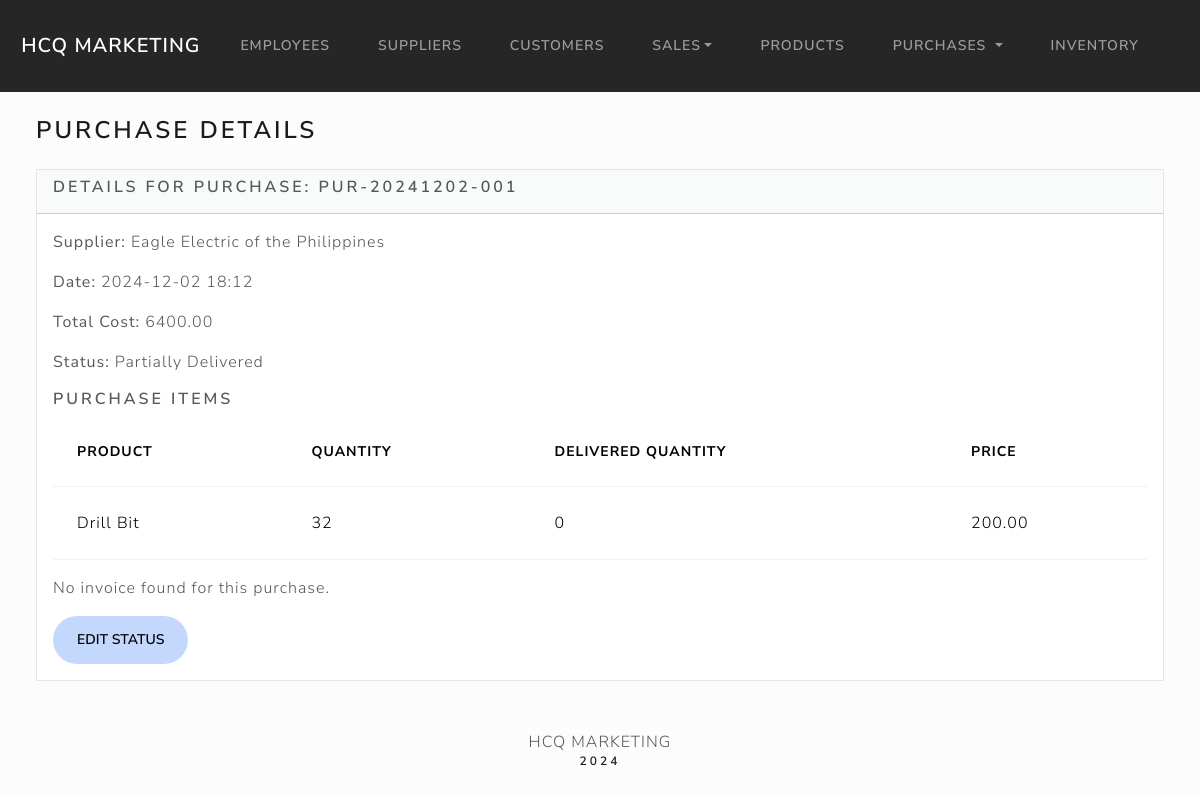
The page /15/ on the database as committed earlier.
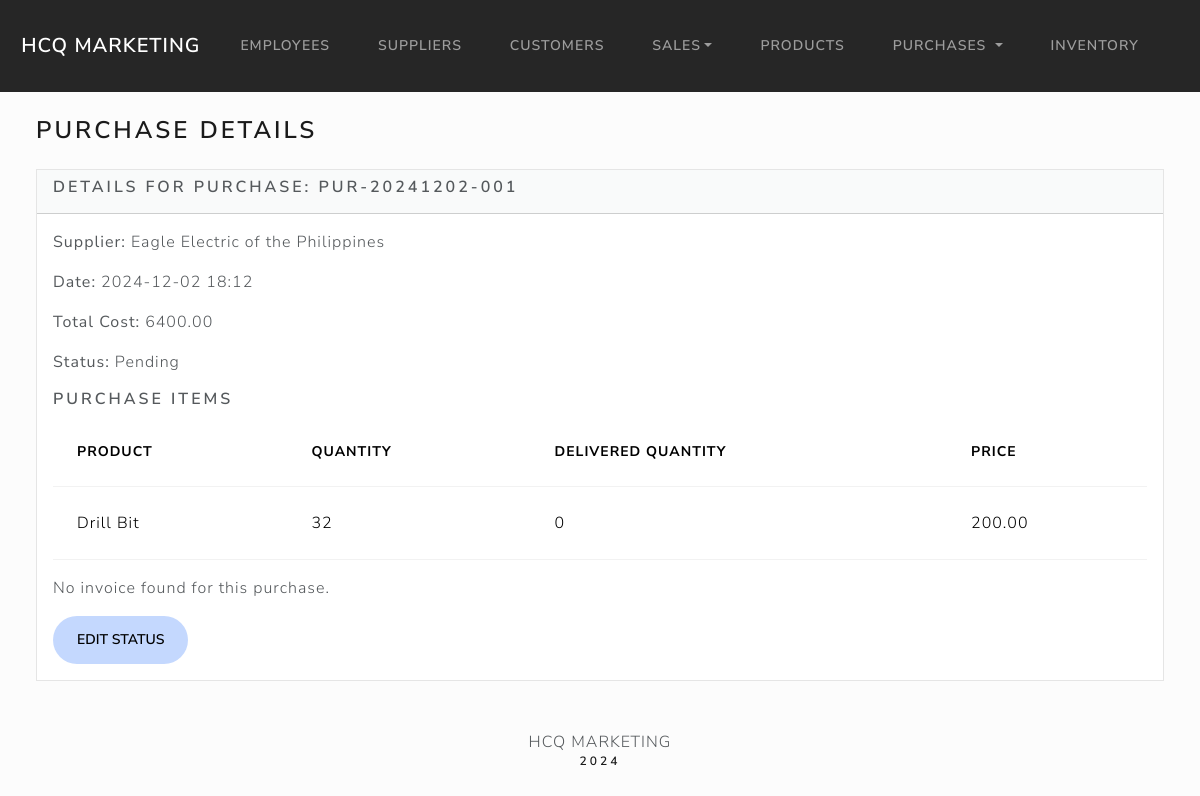
The same page on the database as committed later.
### purchases/models.py (models this page shows, shortened)
class Purchase(models.Model):
    STATUS_CHOICES = [
        ('Pending', 'Pending'),
        ('Partially Delivered', 'Partially Delivered'),
        ('Delivered', 'Delivered'),
        ('Cancelled', 'Cancelled'),
    ]
    supplier = models.ForeignKey(Supplier, on_delete=models.CASCADE, related_name='purchases')
    date = models.DateTimeField(auto_now_add=True)
    total_cost = models.DecimalField(max_digits=10, decimal_places=2, default=0.00)
    purchase_code = models.CharField(max_length=20, unique=True, editable=False, blank=True)
    status = models.CharField(max_length=20, choices=STATUS_CHOICES, default='Pending')

### suppliers/models.py (models this page shows, shortened)
class Supplier(models.Model):
    Supplier_Status = [
        ('Active', 'Active'),
        ('Inactive', 'Inactive'),
    ]
    first_name = models.CharField(max_length=50)
    last_name = models.CharField(max_length=50)
    supplier_hardware = models.CharField(max_length=50)
    email = models.EmailField(max_length=100)
    address = models.CharField(max_length=100)
    contact_num = models.CharField(max_length=15)
    dateStart = models.DateField("Date Started")
    dateEdit = models.DateTimeField(default=timezone.now)
    status = models.CharField(max_length=20, choices=Supplier_Status, default='Active')

### purchases/views.py (the view)
# urls.py: path('<int:purchase_id>/', views.purchase_detail, name='purchase_detail'),
def purchase_detail(request, purchase_id):
    purchase = get_object_or_404(Purchase, id=purchase_id)
    invoice = None
    if purchase.status == 'Delivered':
        try:
            invoice = Invoice.objects.get(purchase=purchase)
        except Invoice.DoesNotExist:
            invoice = None
    return render(request, 'purchases/purchase_detail.html', {
        'purchase': purchase,
        'invoice': invoice
    })

### purchases/templates/purchases/purchase_detail.html (shortened to what this page needs)
{% extends "base.html" %}
{% block body %}
<h3 class="m-4">Purchase Details</h3>
<div class="row">
    <div class="col-12">
        <div class="card bg-light ms-4 me-4 mb-4">
            <div class="card-header">
                <h5 class="card-title">Details for Purchase: {{ purchase.purchase_code }}</h5>
            </div>
            <div class="card-body">
                <p><strong>Supplier:</strong> {{ purchase.supplier.supplier_hardware }}</p>
                <p><strong>Date:</strong> {{ purchase.date|date:"Y-m-d H:i" }}</p>
                <p><strong>Total Cost:</strong> {{ purchase.total_cost }}</p>
                <p><strong>Status:</strong> {{ purchase.status }}</p>
                <h5>Purchase Items</h5>
                <table class="table">
                    <thead>
                        <tr>
                            <th scope="col">Product</th>
                            <th scope="col">Quantity</th>
                            <th scope="col">Delivered Quantity</th>
                            <th scope="col">Price</th>
                        </tr>
                    </thead>
                    <tbody>
                        {% for item in purchase.items.all %}
                        <tr>
                            <td>{{ item.inventory.product.product_name }}</td>
                            <td>{{ item.quantity }}</td>
                            <td>{{ item.delivered_quantity }}</td>
                            <td>{{ item.price }}</td>
                        </tr>
                        {% endfor %}
                    </tbody>
                </table>
                {% if invoice %}
                    <h5>Invoice Details</h5>
                    <table class="table">
                        <thead>
                            <tr>
                                <th scope="col">Invoice Number</th>
                                <th scope="col">Invoice Date</th>
                                <th scope="col">Shipment Date</th>
                                <th scope="col">Remarks</th>
                            </tr>
                        </thead>
                        <tbody>
                            <tr>
                                <td>{{ invoice.invoice_number }}</td>
                                <td>{{ invoice.invoice_date|date:"Y-m-d" }}</td>
                                <td>{{ invoice.shipment_date|date:"Y-m-d" }}</td>
                                <td>{{ invoice.remarks }}</td>
                            </tr>
                        </tbody>
                    </table>
                {% else %}
                    <p>No invoice found for this purchase.</p>
                {% endif %}
                <button class="btn btn-edit" data-bs-toggle="modal" data-bs-target="#editStatusModal">
                    Edit Status
                </button>
            </div>
        </div>
    </div>
</div>
{% endblock %}

Rows that differ between the two databases and show on the page:
changed Purchase "PUR-20241202-001": status "Partially Delivered" → "Pending"
